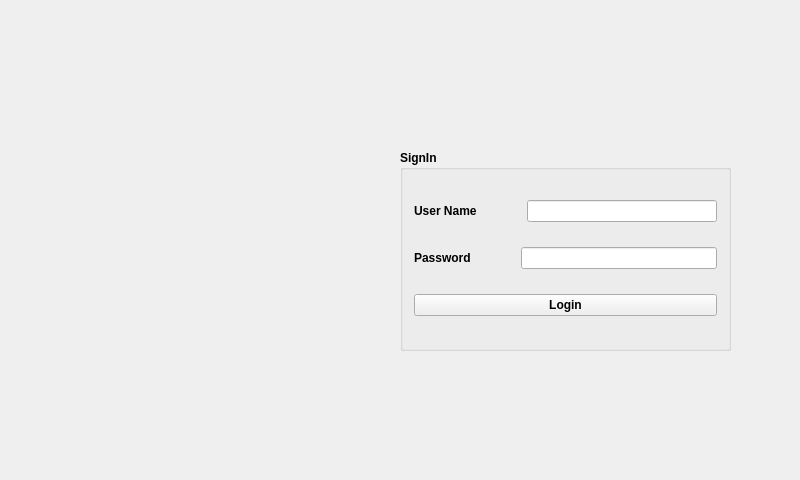
<?xml version="1.0" encoding="UTF-8"?>
<ui version="4.0">
 <class>MainWindow</class>
 <widget class="QMainWindow" name="MainWindow">
  <property name="geometry">
   <rect>
    <x>0</x>
    <y>0</y>
    <width>800</width>
    <height>480</height>
   </rect>
  </property>
  <property name="font">
   <font>
    <pointsize>9</pointsize>
    <weight>75</weight>
    <bold>true</bold>
   </font>
  </property>
  <property name="windowTitle">
   <string>MainWindow</string>
  </property>
  <widget class="QWidget" name="centralWidget">
   <widget class="QLabel" name="label_4">
    <property name="geometry">
     <rect>
      <x>170</x>
      <y>180</y>
      <width>181</width>
      <height>151</height>
     </rect>
    </property>
    <property name="text">
     <string/>
    </property>
   </widget>
   <widget class="QGroupBox" name="groupBox">
    <property name="geometry">
     <rect>
      <x>400</x>
      <y>150</y>
      <width>331</width>
      <height>201</height>
     </rect>
    </property>
    <property name="title">
     <string>SignIn</string>
    </property>
    <layout class="QHBoxLayout" name="horizontalLayout_3">
     <item>
      <layout class="QVBoxLayout" name="verticalLayout">
       <item>
        <layout class="QHBoxLayout" name="horizontalLayout">
         <property name="spacing">
          <number>50</number>
         </property>
         <item>
          <widget class="QLabel" name="label">
           <property name="font">
            <font>
             <pointsize>9</pointsize>
             <weight>75</weight>
             <bold>true</bold>
            </font>
           </property>
           <property name="text">
            <string>User Name</string>
           </property>
          </widget>
         </item>
         <item>
          <widget class="QLineEdit" name="lineEdit_UserName"/>
         </item>
        </layout>
       </item>
       <item>
        <layout class="QHBoxLayout" name="horizontalLayout_2">
         <property name="spacing">
          <number>50</number>
         </property>
         <item>
          <widget class="QLabel" name="label_2">
           <property name="font">
            <font>
             <pointsize>9</pointsize>
             <weight>75</weight>
             <bold>true</bold>
            </font>
           </property>
           <property name="text">
            <string>Password</string>
           </property>
          </widget>
         </item>
         <item>
          <widget class="QLineEdit" name="lineEdit_Password">
           <property name="echoMode">
            <enum>QLineEdit::Password</enum>
           </property>
          </widget>
         </item>
        </layout>
       </item>
       <item>
        <widget class="QPushButton" name="pushButton_Login">
         <property name="font">
          <font>
           <pointsize>9</pointsize>
           <weight>75</weight>
           <bold>true</bold>
          </font>
         </property>
         <property name="text">
          <string>Login</string>
         </property>
        </widget>
       </item>
      </layout>
     </item>
    </layout>
   </widget>
  </widget>
 </widget>
 <layoutdefault spacing="6" margin="11"/>
 <resources/>
 <connections/>
</ui>
